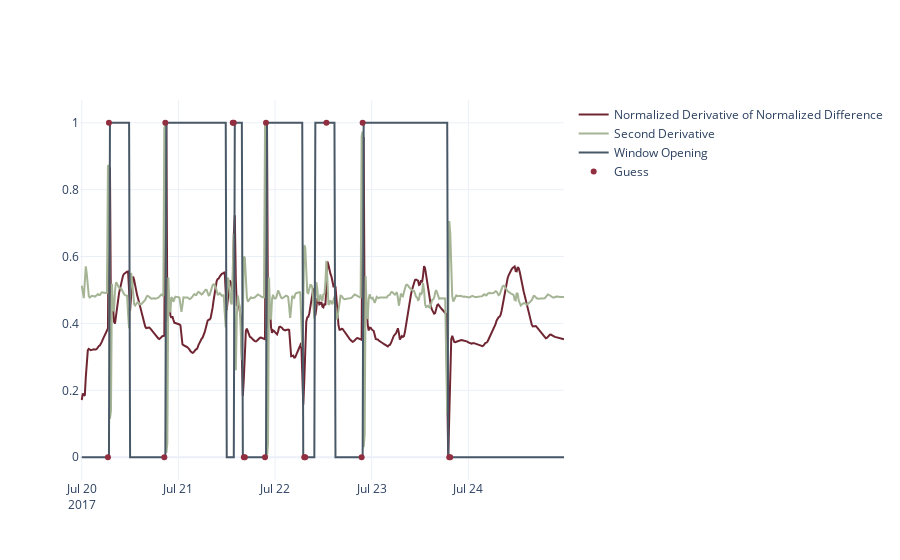

The notebook cell this image was saved under:
### Code cell
fig = go.Figure()
fig.add_trace(go.Scatter(
                    x=deriv.index,
                    y=normalize(deriv.values), 
                    mode='lines',
                    name="Normalized Derivative of Normalized Difference"
                ))
fig.add_trace(go.Scatter(
                    x=deriv_2.index,
                    y=normalize(deriv_2.values), 
                    mode='lines',
                    name="Second Derivative"
                ))
fig.add_trace(go.Scatter(
                    x=t01.data["WestWindow"].datetimes,
                    y=t01.data["WestWindow"].values, 
                    mode='lines',
                    name="Window Opening"
                ))
fig.add_trace(go.Scatter(
                    x=guess_df.index,
                    y=guess_df["directed_guess"], 
                    mode='markers',
                    name="Guess"
                ))

### Figure 1 — Plotly figure (JSON) as saved in the notebook; plotly's stock layout.template omitted (floating-point values rounded to 4 significant figures; data arrays with more than 128 entries replaced by an {"elided": "..."} marker saying what was removed)
{"data": [{"mode": "lines", "name": "Normalized Derivative of Normalized Difference", "type": "scatter", "x": {"elided": "480 str values"}, "y": {"elided": "480 float values"}}, {"mode": "lines", "name": "Second Derivative", "type": "scatter", "x": {"elided": "480 str values"}, "y": {"elided": "480 float values"}}, {"mode": "lines", "name": "Window Opening", "type": "scatter", "x": {"elided": "480 str values"}, "y": {"elided": "480 float values"}}, {"mode": "markers", "name": "Guess", "type": "scatter", "x": ["2017-07-20T06:30:00", "2017-07-20T06:45:00", "2017-07-20T20:30:00", "2017-07-20T20:45:00", "2017-07-21T13:30:00", "2017-07-21T13:45:00", "2017-07-21T16:15:00", "2017-07-21T16:30:00", "2017-07-21T21:30:00", "2017-07-21T21:45:00", "2017-07-22T07:15:00", "2017-07-22T07:30:00", "2017-07-22T12:45:00", "2017-07-22T21:30:00", "2017-07-22T21:45:00", "2017-07-23T19:15:00", "2017-07-23T19:30:00"], "y": [0, 1, 0, 1, 1, 1, 0, 0, 0, 1, 0, 0, 1, 0, 1, 0, 0]}], "layout": {}}
